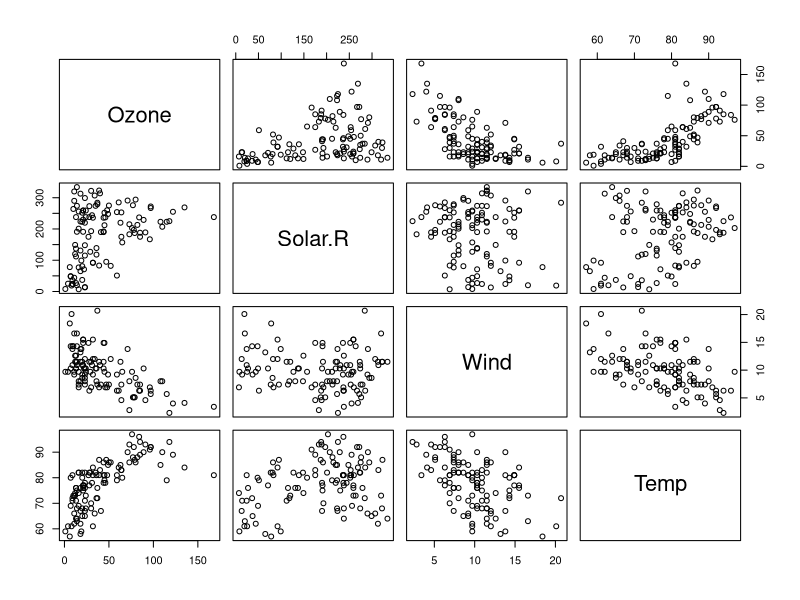
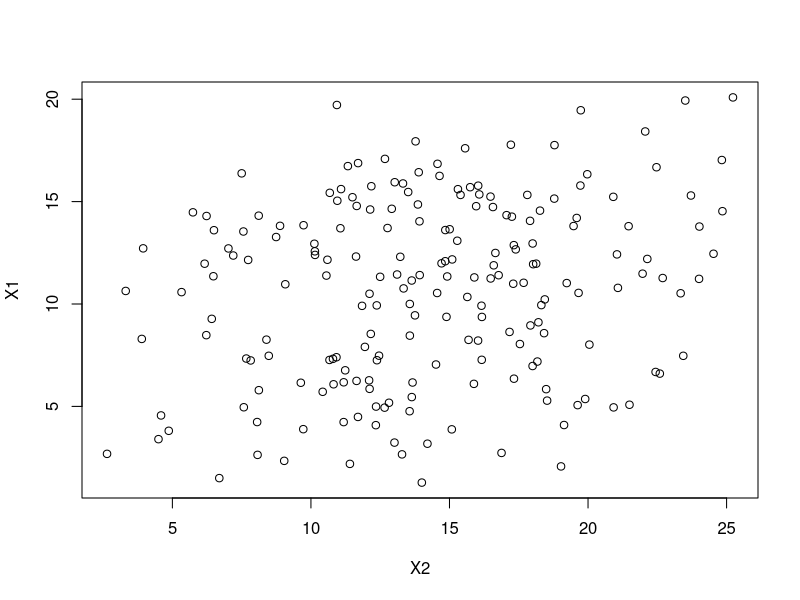

Write the R code that produced these figures, in order.
##EX 1
library(dplyr)
aq = airquality %>%
  subset(is.na(Solar.R) == FALSE & is.na(Ozone)==FALSE)

pairs(aq[,c(1:4)])
Y=seq(from=0, to=20, by=0.1)
X1 = (Y-2)/3 + runif(length(Y), min=0.5, max=15)
# X1 to Y model: the regression coefficient of X1 is 0.52 and the r2 is 0.18
X2= (Y+3)/2+runif(length(Y), min=0.5, max=15)
# X2 to Y model: the regression coefficient of X2 is 0.66 and the r2 is 0.28.
df=as.data.frame(cbind(Y, X1, X2))
# The true regression coefficients are: X1 = 0.39 and X2 = 0.57
summary(lm(Y~X1, data=df))
summary(lm(Y~X2, data=df))
summary(lm(Y~X1+X2, data=df))
plot(X1~X2)
cor(X1, X2)
#When I increased the amount of noise in both the X1 and X2 equations by increasing the max to 15, the correlation between the two variables dropped to 0.27.
#So if we look at X1 and X2 when both are included in the regression model, the regression coefficients for both are closer to the true values and not far off like they were when X1 and X2 were highly correlated
#My R2 also increased slightly, since it was considering two variables instead of 1.

##EX 2 BONUS
mod1 = lm(Temp~Wind, data=aq)
summary(mod1)
res1=residuals(mod1)
RSS1=sum((res1)^2)
RSS1  # RSS = 7520.672

mod2 = lm(Temp~Wind+Solar.R, data=aq)
summary(mod2)
res2=residuals(mod2)
RSS2=sum((res2)^2)
RSS2  # RSS = 6979.506
anova(mod1, mod2)

numerator = (RSS1-RSS2)/(2-1)
denominator = RSS2/(110-2)
F = numerator/denominator
F  # F = 8.37

pf = pf(q=8.37,df1=1,df2=108,lower.tail=FALSE)
pf #pf = 0.0046

#EX 2 Pt. 1
mod3 = lm(Temp~Wind+Solar.R+Ozone, data=aq)
summary(mod3)
anova(mod1, mod2)
# Since mod2's p<0.05, mod2 explains a significantly greater amount of variance compared to mod1
anova(mod1, mod2, mod3)
# Since mod3's p<0.05 and is smaller than mod2's p value, mod 3 explains a significantly different amount of variance compared to mod1 and mod2

##### Oscar: P-value in F-test is not interpreted this way. 
#####        The correct interpretation should be that the probability for model 1 to explain the same amount of variance 
#####        as model 3 does is 2.424e-09, which is so low that it is very unlikely due to random processes (coincidence).
#####        We therefor state that model 3 "significantly" explain more variance than model 1.


vif.rad = 1/(1 - summary(lm(Temp~Wind+Solar.R+Ozone, dat=aq))$r.squared)
vif.rad #1.999
# Since our VIF is less than 3, there is not much collinearity and therefore we have reasonable estimates of our regression coefficients
# Overall, mod3 does explain more variance than mod1 or mod2

#EX 3
aic1=AIC(mod1)
aic1  #aic1 = 788.97
aic2=AIC(mod2)
aic2 #aic2 = 782.68
aic3=AIC(mod3)
aic3 #aic3 = 747.58
# Since model 3 has the lowest AIC value, I would conclude that it is the best performing model
# Since there is more than a difference of 10 between the AIC values of model 3 v. model 1 or 2, it does perform significantly better than either of those models

##### Oscar: From AIC, the better model means the one that has higher probability to regenerate the data we observed. 
#####        Also, AIC comparison never does significant test. 
#####        We can NOT say any model is "significantly" better than others based on AIC difference.
